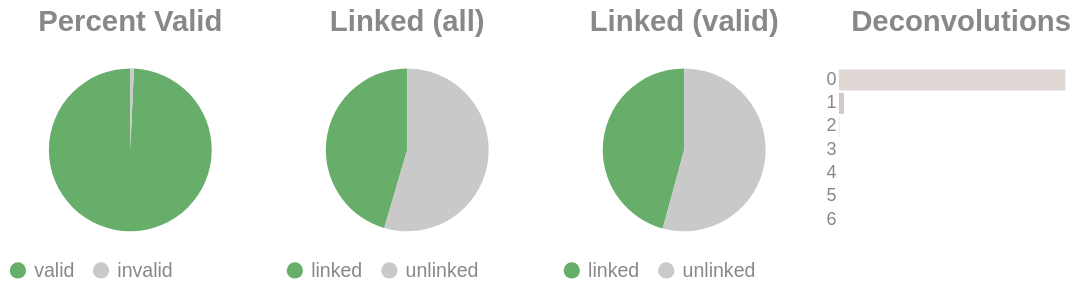

The notebook cell saved with this chart:
### Code cell
if SKIPLR:
    pass
else:
    clash = Counter()
    for i in valids['molecule'].to_list():
        _mol = i.split("-")
        if len(_mol) == 1:
            clash.update('0')
        else:
            clash.update(_mol[-1])

    _d = {"deconvolutions": [], 'count': []}
    for k,v in clash.items():
        _d['deconvolutions'].append(k)
        _d['count'].append(v)

    tot_valid = valids['reads'].sum()
    mask = valids['reads'] >= 2
    n_linked_reads = valids.filter(mask)['reads'].sum()
    if n_linked_reads == 0:
        print_html("No linked molecules (>=2 reads) were detected; skipping linked-only distributions.")
        SKIPLR = True
    else:
        perc_valid = round(tot_valid / n_reads, 4)
        linked_perc_abs = round(n_linked_reads / n_reads, 4)
        linked_perc = round(n_linked_reads / tot_valid, 4)

    _valid = pl.DataFrame({"valids": ['valid', 'invalid'], "count": [tot_valid, n_reads - tot_valid]})
    _linked_abs = pl.DataFrame({"linked (absolute)": ['linked', 'unlinked'], "count": [n_linked_reads, n_reads - n_linked_reads]})
    _linked_rel = pl.DataFrame({"linked (valids)": ['linked', 'unlinked'], "count": [n_linked_reads, tot_valid - n_linked_reads]})

    (
        alt.hconcat(
            piechart(_valid, goodval = 'valid', title = "Percent Valid"),
            piechart(_linked_abs, goodval = "linked", title =  "Linked (all)"),
            piechart(_linked_rel, goodval = "linked", title =  "Linked (valid)"),
            convolutionbar(pl.DataFrame(_d), title = "Deconvolutions"),
            center = True,
            bounds = 'flush'
        )
        .resolve_scale(color='independent')
        .resolve_legend('independent')
        .properties(usermeta={'embedOptions': {"actions": False}})
    ).display()

### Figure 1 — Vega-Lite specification as saved in the notebook (floating-point values rounded to 4 significant figures)
{"width": "container", "height": 400, "config": {"title": {"anchor": "start", "dy": -15, "fontSize": 18, "color": "#888888", "subtitleColor": "#888888", "subtitleFontSize": 14}, "arc": {"fill": "#0072B2"}, "axis": {"domainColor": "#888888", "domainWidth": 0.5, "gridWidth": 0.2, "grid": false, "titleFontWeight": 400, "titleFontSize": 15, "labelFontSize": 11, "labelColor": "#888888", "tickColor": "#888888", "tickWidth": 0.2, "titleColor": "#888888"}, "axisBand": {"grid": false}, "axisX": {"grid": true, "tickSize": 10, "domainCap": "round"}, "axisY": {"domain": false, "grid": true, "tickSize": 0, "domainCap": "round"}, "background": "transparent", "header": {"labelFontSize": 15, "labelColor": "#888888", "titleFontSize": 15, "titleFontWeight": 600, "titleColor": "#888888"}, "legend": {"labelFont": "sans-serif", "labelFontSize": 12, "labelColor": "#888888", "symbolSize": 100, "symbolType": "circle", "titleFontSize": 12, "titlePadding": 10, "titleColor": "#888888", "title": null}, "range": {"category": ["#E69F00", "#56B4E9", "#009E73", "#F0E442", "#0072B2", "#D55E00", "#CC79A7", "#000000"], "diverging": ["#cfe8f3", "#a2d4ec", "#73bfe2", "#46abdb", "#1696d2", "#12719e"]}, "area": {"fill": "#0072B2", "fillOpacity": 0.7, "line": true, "strokeOpacity": 0.7}, "line": {"color": "#0072B2", "stroke": "#0072B2", "strokeWidth": 2}, "trail": {"color": "#0072B2", "stroke": "#0072B2", "strokeWidth": 0, "size": 1}, "point": {"filled": true, "fillOpacity": 1.0, "size": 95}, "text": {"color": "#888888", "fontSize": 11, "align": "right", "fontWeight": 400, "size": 11}, "bar": {"fill": "#0072B2", "stroke": null}, "view": {"stroke": null, "continuousWidth": 660, "continuousHeight": 400}}, "hconcat": [{"data": {"name": "data-8427991340bfe9099475b44bba7172e3"}, "mark": {"type": "arc"}, "encoding": {"color": {"field": "valids", "legend": {"orient": "bottom", "title": null}, "scale": {"domain": ["valid", "invalid"], "range": ["#68ae6b", "#C9C9C9"]}, "title": "Valids", "type": "nominal"}, "theta": {"field": "count", "type": "quantitative"}, "tooltip": [{"field": "valids", "title": "Valids", "type": "ordinal"}, {"field": "percent", "format": ".2%", "title": "Percent", "type": "quantitative"}, {"field": "count", "title": "Count", "type": "quantitative"}]}, "height": 100, "title": {"text": "Percent Valid", "align": "center", "anchor": "middle"}, "transform": [{"calculate": "datum.count / 1676681", "as": "percent"}], "width": 150}, {"data": {"name": "data-3bb3039646d42b62319d9b644bf1568f"}, "mark": {"type": "arc"}, "encoding": {"color": {"field": "linked (absolute)", "legend": {"orient": "bottom", "title": null}, "scale": {"domain": ["linked", "unlinked"], "range": ["#68ae6b", "#C9C9C9"]}, "title": "Linked (Absolute)", "type": "nominal"}, "theta": {"field": "count", "type": "quantitative"}, "tooltip": [{"field": "linked (absolute)", "title": "Linked (Absolute)", "type": "ordinal"}, {"field": "percent", "format": ".2%", "title": "Percent", "type": "quantitative"}, {"field": "count", "title": "Count", "type": "quantitative"}]}, "height": 100, "title": {"text": "Linked (all)", "align": "center", "anchor": "middle"}, "transform": [{"calculate": "datum.count / 1676681", "as": "percent"}], "width": 150}, {"data": {"name": "data-acfd59b342807ee2a22116d02a455bb7"}, "mark": {"type": "arc"}, "encoding": {"color": {"field": "linked (valids)", "legend": {"orient": "bottom", "title": null}, "scale": {"domain": ["linked", "unlinked"], "range": ["#68ae6b", "#C9C9C9"]}, "title": "Linked (Valids)", "type": "nominal"}, "theta": {"field": "count", "type": "quantitative"}, "tooltip": [{"field": "linked (valids)", "title": "Linked (Valids)", "type": "ordinal"}, {"field": "percent", "format": ".2%", "title": "Percent", "type": "quantitative"}, {"field": "count", "title": "Count", "type": "quantitative"}]}, "height": 100, "title": {"text": "Linked (valid)", "align": "center", "anchor": "middle"}, "transform": [{"calculate": "datum.count / 1664901", "as": "percent"}], "width": 150}, {"data": {"name": "data-5e541a4855e92a7b8e225bcada4da659"}, "mark": {"type": "bar"}, "encoding": {"color": {"field": "deconvolutions", "legend": null, "scale": {"scheme": "lightgreyred"}, "type": "nominal"}, "tooltip": [{"field": "deconvolutions", "title": "Deconvolutions", "type": "ordinal"}, {"field": "percent", "format": ".2%", "title": "Percent", "type": "quantitative"}, {"field": "count", "title": "Count", "type": "quantitative"}], "x": {"axis": null, "field": "count", "type": "quantitative"}, "y": {"field": "deconvolutions", "sort": "ascending", "title": null, "type": "nominal"}}, "height": 100, "title": {"text": "Deconvolutions", "align": "center", "anchor": "middle"}, "transform": [{"calculate": "datum.count / 1138617", "as": "percent"}], "width": 150}], "bounds": "flush", "center": true, "resolve": {"legend": {"angle": "independent"}, "scale": {"color": "independent"}}, "usermeta": {"embedOptions": {"actions": false}}, "$schema": "https://vega.github.io/schema/vega-lite/v6.1.0.json", "datasets": {"data-8427991340bfe9099475b44bba7172e3": [{"valids": "valid", "count": 1664901}, {"valids": "invalid", "count": 11780}], "data-3bb3039646d42b62319d9b644bf1568f": [{"linked (absolute)": "linked", "count": 761846}, {"linked (absolute)": "unlinked", "count": 914835}], "data-acfd59b342807ee2a22116d02a455bb7": [{"linked (valids)": "linked", "count": 761846}, {"linked (valids)": "unlinked", "count": 903055}], "data-5e541a4855e92a7b8e225bcada4da659": [{"deconvolutions": "0", "count": 1112363}, {"deconvolutions": "1", "count": 24873}, {"deconvolutions": "2", "count": 1258}, {"deconvolutions": "3", "count": 109}, {"deconvolutions": "4", "count": 11}, {"deconvolutions": "5", "count": 2}, {"deconvolutions": "6", "count": 1}]}}
